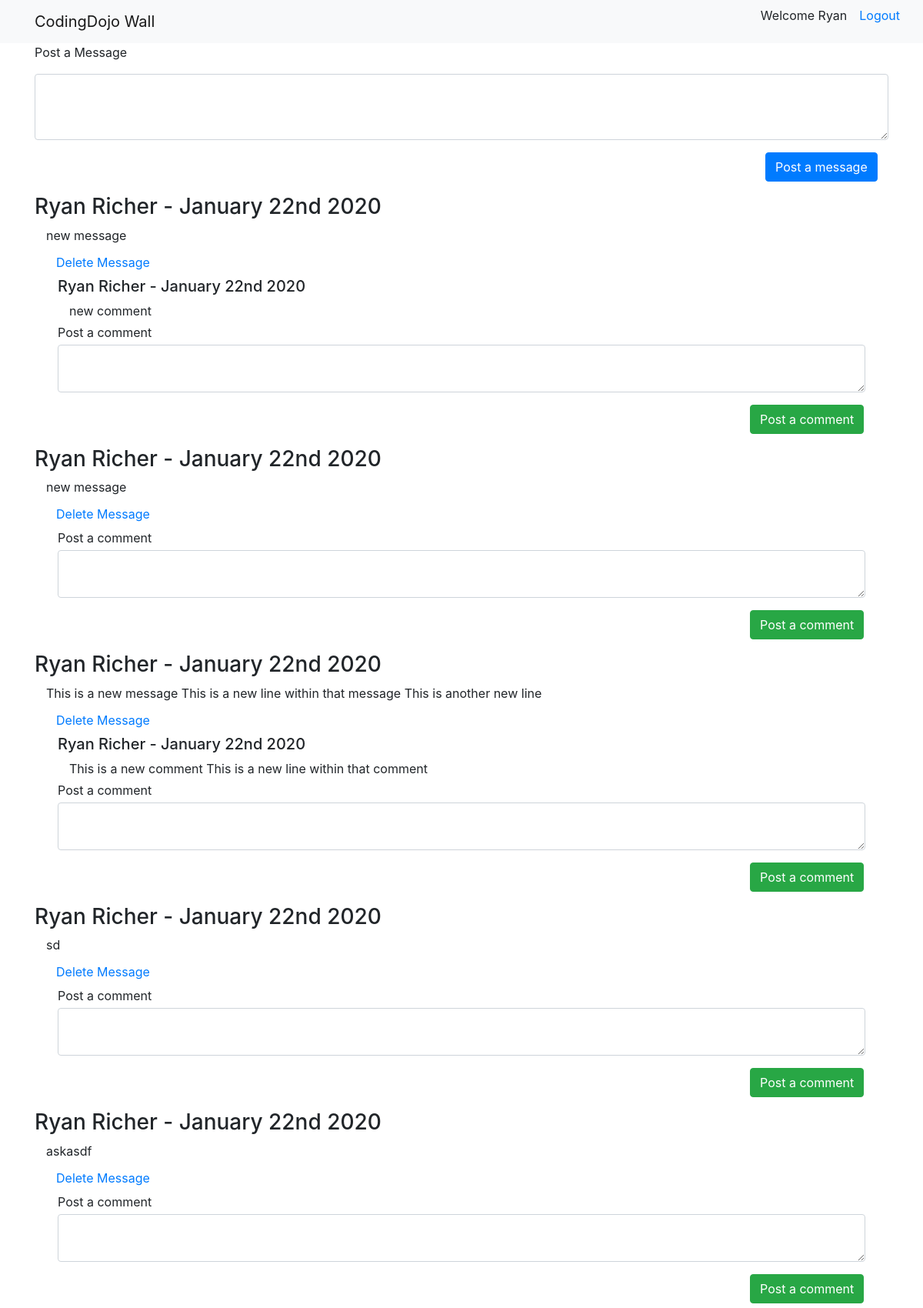
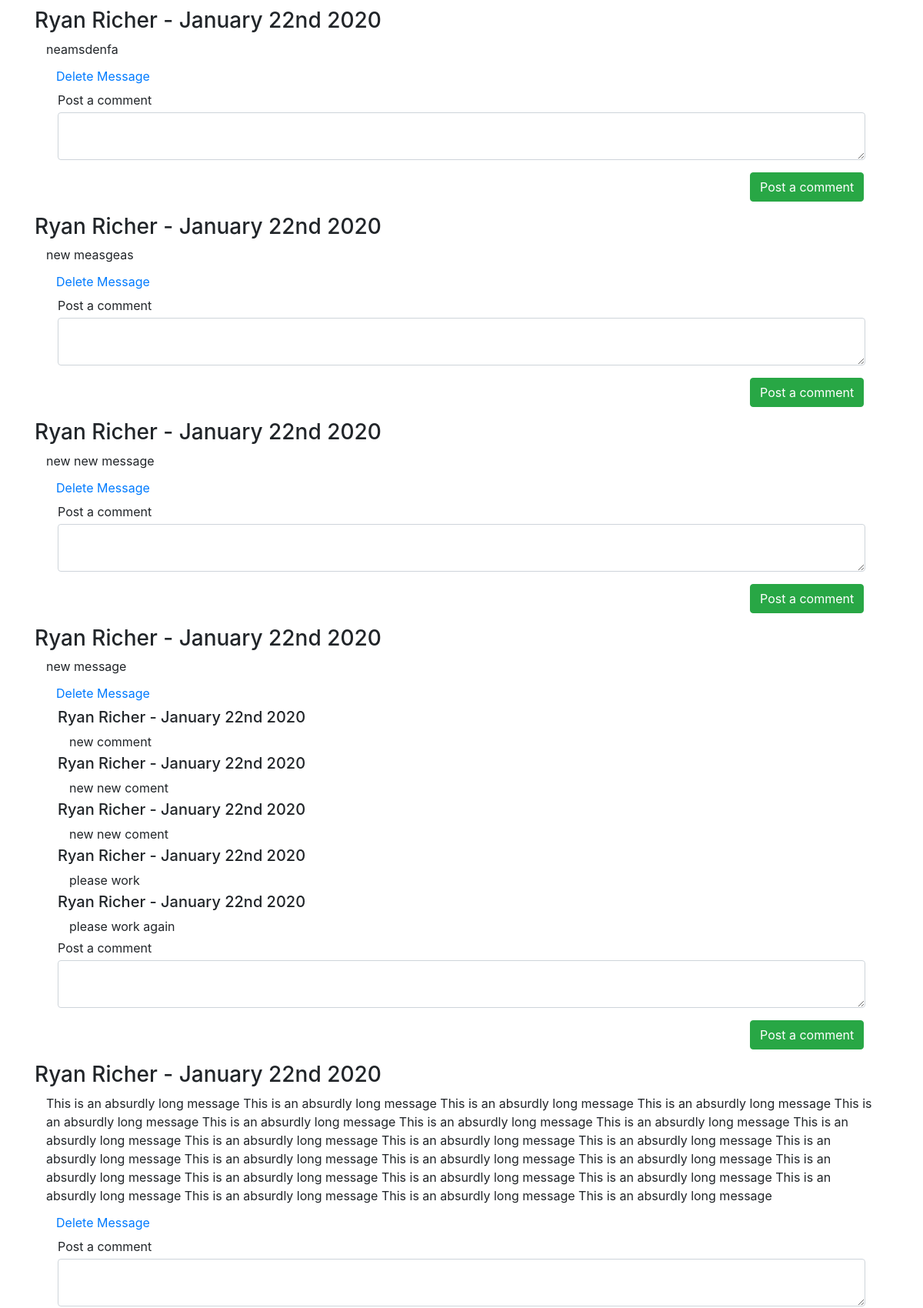
Screenshot of /wall (signed in, upper part) with the database file from the repository (2 pictures, top to bottom).
### wall_app/models.py (models this page shows)
class User(models.Model):
    first_name = models.CharField(max_length=255)
    last_name = models.CharField(max_length=255)
    email = models.CharField(max_length=255)
    password = models.CharField(max_length=255)
    objects = LoginManager()
    created_at = models.DateTimeField(auto_now_add=True)
    updated_at = models.DateTimeField(auto_now=True)

class Message(models.Model):
    user = models.ForeignKey(User, related_name="messages", on_delete=models.CASCADE)
    message = models.TextField()
    created_at = models.DateTimeField(auto_now_add=True)
    updated_at = models.DateTimeField(auto_now=True)

class Comment(models.Model):
    message = models.ForeignKey(Message, related_name="comments", on_delete=models.CASCADE)
    user = models.ForeignKey(User, related_name="comments", on_delete=models.CASCADE)
    comment = models.TextField()
    created_at = models.DateTimeField(auto_now_add=True)
    updated_at = models.DateTimeField(auto_now=True)

### wall_app/views.py (the view)
# urls.py: path('wall', views.wall),
def wall(request):
    if request.method == 'GET':
        context = {
            "user": User.objects.get(id = request.session['userid']),
            "messages": Message.objects.all().order_by('-created_at'),
        }
        return render(request, 'wall.html', context)
    if request.method == 'POST':
        return redirect('/wall')

### wall_app/templates/wall.html (shortened to what this page needs)
<!DOCTYPE html>
<html lang="en">
<head>
    <link rel="stylesheet" href="https://stackpath.bootstrapcdn.com/bootstrap/4.4.1/css/bootstrap.min.css">
</head>
<body>
    <nav class="navbar navbar-light bg-light">
        <div class="container">
            <a class="navbar-brand">CodingDojo Wall</a>
            <div class="justify-content-end">
                <div class='row'>
                    <p class="navbar-item mr-3">Welcome {{ user.first_name }}</p>
                    <a href="/logout" class="navbar-item">Logout</a>
                </div>
            </div>
        </div>
    </nav>
    <div class="container">
        <form action="" method="POST" id="postMessage">
            <div class="form-group">
                <p>Post a Message</p>
                <textarea class="form-control message_area" name="message" rows="3"></textarea>
            </div>
            <div class="form-group row justify-content-end">
                <div class="col-2 align-self-end">
                    <button type="submit" class='btn btn-primary'>Post a message</button>
                </div>
            </div>
        </form>
    </div>
    <div class="messages container" style="overflow: scroll; height: 70vh;">
    {% for message in messages %}
        <h3>{{message.user.first_name}} {{message.user.last_name}} - {{message.created_at|date:"F dS Y"}}</h3>
        <div class="container">
            <p class="mb-1">{{ message.message }}</p>
            {% if message.user.id == request.session.userid %}
                <form action="" method="POST" id="deleteMessage">
                    <button class='btn btn-link' type="submit">Delete Message</button>
                </form>
            {% endif %}
            <div class="comments_{{message.id}} container">
                {% for comment in message.comments.all %}
                    <h5>{{comment.user.first_name}} {{comment.user.last_name}} - {{comment.created_at|date:"F dS Y"}}</h5>
                    <div class="container">
                        <p class="mb-1">{{ comment.comment }}</p>
                    </div>
                {% endfor %}
                <form action="" method="POST" id="postComment" msgid={{message.id}}>
                    <div class="form-group">
                        <p class="mb-1">Post a comment</p>
                        <textarea class="form-control comment_area_{{message.id}}" name="comment" rows="2"></textarea>
                    </div>
                    <div class="form-group row justify-content-end">
                        <div class="col-2 align-self-end">
                            <button type="submit" class='btn btn-success'>Post a comment</button>
                        </div>
                    </div>
                </form>
            </div>
        </div>
    {% endfor %}
    </div>
</body>
</html>

### rows the page displays
User: first_name "Ryan"
Message: user.first_name "Ryan", user.last_name "Richer", created_at "January 22nd 2020", message "new message"
Comment: user.first_name "Ryan", user.last_name "Richer", created_at "January 22nd 2020", comment "new comment"
Message: user.first_name "Ryan", user.last_name "Richer", created_at "January 22nd 2020", message "new message"
Message: user.first_name "Ryan", user.last_name "Richer", created_at "January 22nd 2020", message "This is a new message This is a new line within that message This is another new line"
Comment: user.first_name "Ryan", user.last_name "Richer", created_at "January 22nd 2020", comment "This is a new comment This is a new line within that comment"
Message: user.first_name "Ryan", user.last_name "Richer", created_at "January 22nd 2020", message "sd"
Message: user.first_name "Ryan", user.last_name "Richer", created_at "January 22nd 2020", message "askasdf"
Message: user.first_name "Ryan", user.last_name "Richer", created_at "January 22nd 2020", message "neamsdenfa"
Message: user.first_name "Ryan", user.last_name "Richer", created_at "January 22nd 2020", message "new measgeas"
Message: user.first_name "Ryan", user.last_name "Richer", created_at "January 22nd 2020", message "new new message"
Message: user.first_name "Ryan", user.last_name "Richer", created_at "January 22nd 2020", message "new message"
Comment: user.first_name "Ryan", user.last_name "Richer", created_at "January 22nd 2020", comment "new comment"
Comment: user.first_name "Ryan", user.last_name "Richer", created_at "January 22nd 2020", comment "new new coment"
Comment: user.first_name "Ryan", user.last_name "Richer", created_at "January 22nd 2020", comment "new new coment"
Comment: user.first_name "Ryan", user.last_name "Richer", created_at "January 22nd 2020", comment "please work"
Comment: user.first_name "Ryan", user.last_name "Richer", created_at "January 22nd 2020", comment "please work again"
Message: user.first_name "Ryan", user.last_name "Richer", created_at "January 22nd 2020", message "This is an absurdly long message This is an absurdly long message This is an absurdly long message This is an absurdly long message This is an absurdly long message This is an absurdly long message This is an absurdly long message This is an absurdly long message This is an absurdly long message This is an absurdly long message This is an absurdly long message This is an absurdly long message This is an absurdly long message This is an absurdly long message This is an absurdly long message This is an absurdly long message This is an absurdly long message This is an absurdly long message This is an absurdly long message This is an absurdly long message This is an absurdly long message This…"
